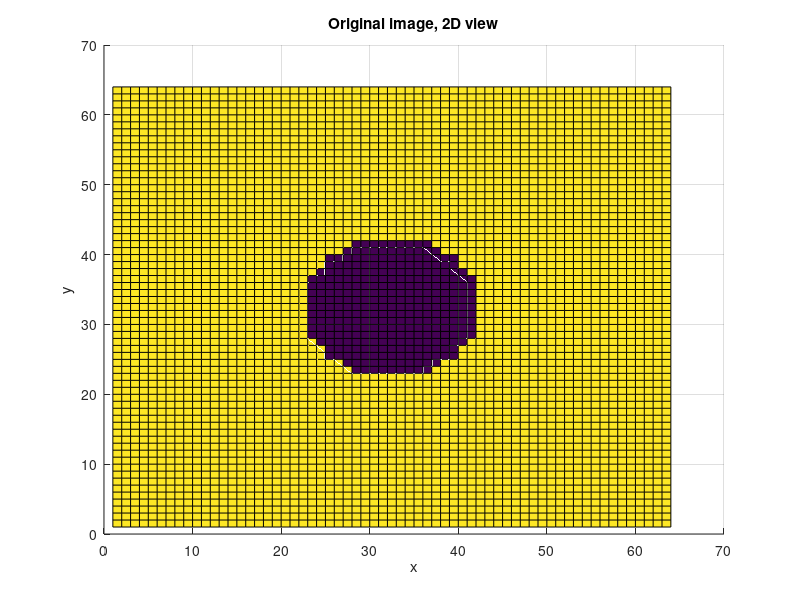
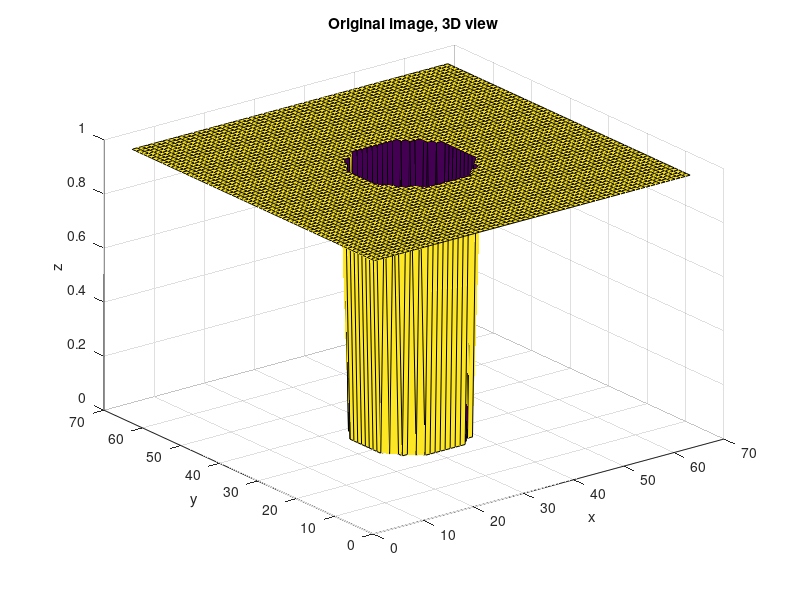
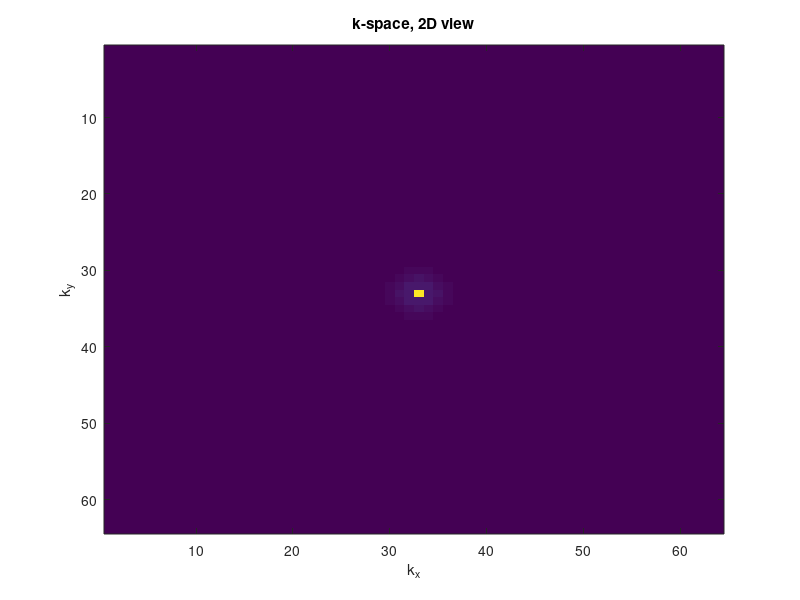
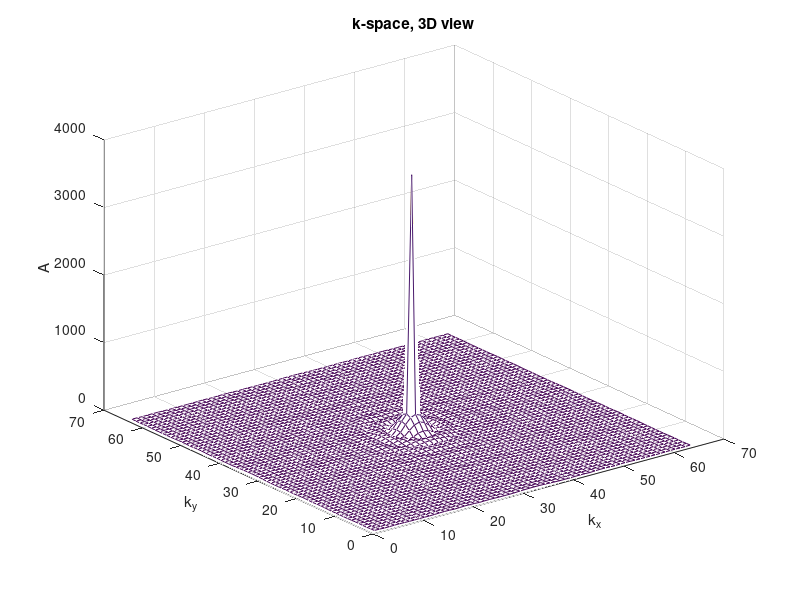

Reproduce these figures in MATLAB, in order.
%%%%%%%%%%%%%%%% PART 1 %%%%%%%%%%%%%%%%%%%%%%%%%%%%%%%%%%%%%%%%

%Generate image space 
I = ones(64);
[x,y] = meshgrid(1:64);

%circle
I((x - 32).^2 + (y - 32).^2 < 100) = 0;

% %point source
% I(32,32) = 0;

% %diagonal line
% for i = 1:size(I,1)
%     I(i,i) = 0;
% end

%Plot image from top
figure
surf(I)
xlabel('x')
ylabel('y')
title('Original image, 2D view')
view(0,90)

%Plot image in 3D
figure
surf(I)
xlabel('x')
ylabel('y')
zlabel('z')
title('Original image, 3D view')


%%%%%%%%%%%%%%%% PART 2 %%%%%%%%%%%%%%%%%%%%%%%%%%%%%%%%%%%%%%%%

%Take Fourier Transform of image
FTI = fftshift(fft2(I));

%Display result in 2D
figure
imagesc(abs(FTI))
xlabel('k_x')
ylabel('k_y')
title('k-space, 2D view')

%Display result in 3D
figure
mesh(abs(FTI))
xlabel('k_x')
ylabel('k_y')
zlabel('A')
title('k-space, 3D view')
